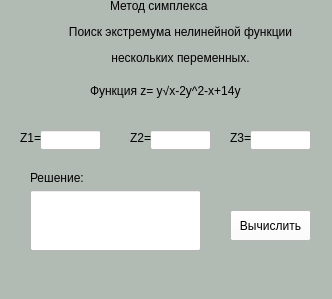
<?xml version="1.0" encoding="UTF-8"?>
<ui version="4.0">
 <class>MainWindow</class>
 <widget class="QMainWindow" name="MainWindow">
  <property name="geometry">
   <rect>
    <x>0</x>
    <y>0</y>
    <width>332</width>
    <height>299</height>
   </rect>
  </property>
  <property name="windowTitle">
   <string>MainWindow</string>
  </property>
  <property name="styleSheet">
   <string notr="true">background-color: rgb(178, 186, 180);</string>
  </property>
  <widget class="QWidget" name="centralwidget">
   <widget class="QLabel" name="label">
    <property name="geometry">
     <rect>
      <x>110</x>
      <y>-10</y>
      <width>131</width>
      <height>31</height>
     </rect>
    </property>
    <property name="styleSheet">
     <string notr="true">font: 12pt &quot;MS Shell Dlg 2&quot;;</string>
    </property>
    <property name="text">
     <string>Метод симплекса</string>
    </property>
   </widget>
   <widget class="QLabel" name="label_2">
    <property name="geometry">
     <rect>
      <x>40</x>
      <y>20</y>
      <width>281</width>
      <height>51</height>
     </rect>
    </property>
    <property name="toolTip">
     <string>&lt;html&gt;&lt;head/&gt;&lt;body&gt;&lt;p align=&quot;center&quot;&gt;&lt;br/&gt;&lt;/p&gt;&lt;/body&gt;&lt;/html&gt;</string>
    </property>
    <property name="whatsThis">
     <string>&lt;html&gt;&lt;head/&gt;&lt;body&gt;&lt;p align=&quot;center&quot;&gt;&lt;br/&gt;&lt;/p&gt;&lt;/body&gt;&lt;/html&gt;</string>
    </property>
    <property name="styleSheet">
     <string notr="true">font: 11pt &quot;MS Shell Dlg 2&quot;;</string>
    </property>
    <property name="text">
     <string>&lt;html&gt;&lt;head/&gt;&lt;body&gt;&lt;p align=&quot;center&quot;&gt;Поиск экстремума нелинейной функции&lt;/p&gt;&lt;p align=&quot;center&quot;&gt;нескольких переменных.&lt;/p&gt;&lt;/body&gt;&lt;/html&gt;</string>
    </property>
   </widget>
   <widget class="QLabel" name="label_3">
    <property name="geometry">
     <rect>
      <x>90</x>
      <y>80</y>
      <width>171</width>
      <height>21</height>
     </rect>
    </property>
    <property name="styleSheet">
     <string notr="true">font: 10pt &quot;MS Shell Dlg 2&quot;;</string>
    </property>
    <property name="text">
     <string>Функция z= y√x-2y^2-x+14y </string>
    </property>
   </widget>
   <widget class="QPushButton" name="Resh">
    <property name="geometry">
     <rect>
      <x>230</x>
      <y>210</y>
      <width>81</width>
      <height>31</height>
     </rect>
    </property>
    <property name="styleSheet">
     <string notr="true">background-color: rgb(255, 255, 255);</string>
    </property>
    <property name="text">
     <string>Вычислить</string>
    </property>
   </widget>
   <widget class="QLineEdit" name="Otvet">
    <property name="geometry">
     <rect>
      <x>30</x>
      <y>190</y>
      <width>171</width>
      <height>61</height>
     </rect>
    </property>
    <property name="styleSheet">
     <string notr="true">background-color: rgb(255, 255, 255);</string>
    </property>
   </widget>
   <widget class="QLabel" name="label_4">
    <property name="geometry">
     <rect>
      <x>30</x>
      <y>170</y>
      <width>81</width>
      <height>16</height>
     </rect>
    </property>
    <property name="styleSheet">
     <string notr="true">font: 10pt &quot;MS Shell Dlg 2&quot;;
font: 12pt &quot;MS Shell Dlg 2&quot;;</string>
    </property>
    <property name="text">
     <string>Решение:</string>
    </property>
   </widget>
   <widget class="QLineEdit" name="lineEdit">
    <property name="geometry">
     <rect>
      <x>40</x>
      <y>130</y>
      <width>61</width>
      <height>20</height>
     </rect>
    </property>
    <property name="styleSheet">
     <string notr="true">background-color: rgb(255, 255, 255);</string>
    </property>
   </widget>
   <widget class="QLineEdit" name="lineEdit_2">
    <property name="geometry">
     <rect>
      <x>150</x>
      <y>130</y>
      <width>61</width>
      <height>20</height>
     </rect>
    </property>
    <property name="styleSheet">
     <string notr="true">background-color: rgb(255, 255, 255);</string>
    </property>
   </widget>
   <widget class="QLineEdit" name="lineEdit_3">
    <property name="geometry">
     <rect>
      <x>250</x>
      <y>130</y>
      <width>61</width>
      <height>20</height>
     </rect>
    </property>
    <property name="styleSheet">
     <string notr="true">background-color: rgb(255, 255, 255);</string>
    </property>
   </widget>
   <widget class="QLabel" name="label_5">
    <property name="geometry">
     <rect>
      <x>20</x>
      <y>130</y>
      <width>21</width>
      <height>16</height>
     </rect>
    </property>
    <property name="text">
     <string>Z1=</string>
    </property>
   </widget>
   <widget class="QLabel" name="label_6">
    <property name="geometry">
     <rect>
      <x>130</x>
      <y>130</y>
      <width>21</width>
      <height>16</height>
     </rect>
    </property>
    <property name="text">
     <string>Z2=</string>
    </property>
   </widget>
   <widget class="QLabel" name="label_7">
    <property name="geometry">
     <rect>
      <x>230</x>
      <y>130</y>
      <width>21</width>
      <height>16</height>
     </rect>
    </property>
    <property name="text">
     <string>Z3=</string>
    </property>
   </widget>
  </widget>
  <widget class="QMenuBar" name="menubar">
   <property name="geometry">
    <rect>
     <x>0</x>
     <y>0</y>
     <width>332</width>
     <height>21</height>
    </rect>
   </property>
  </widget>
  <widget class="QStatusBar" name="statusbar"/>
 </widget>
 <resources/>
 <connections/>
</ui>
